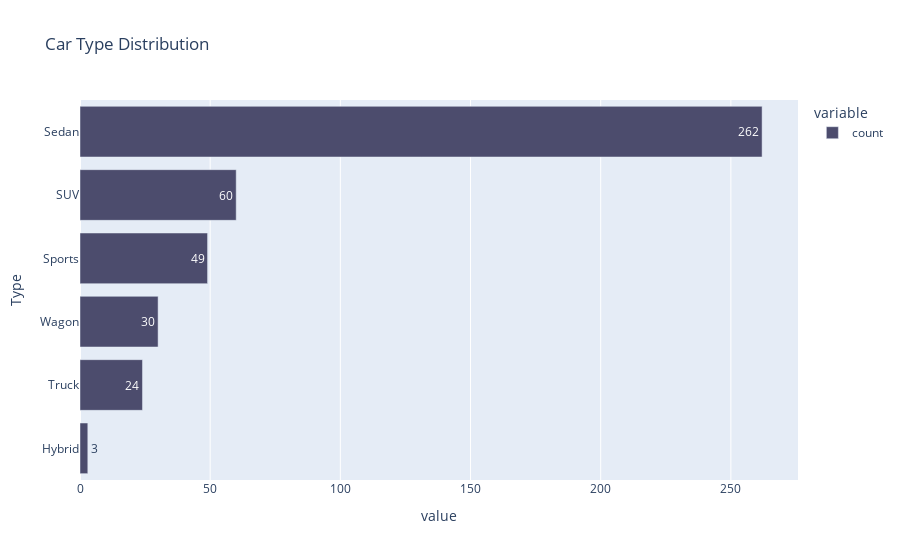

The notebook cell saved with this chart:
### Code cell
fig = px.bar(df.Type.value_counts().sort_values(),orientation='h', title='Car Type Distribution',text_auto=True)
fig.update_traces(marker_color='#4C4C6D')
fig.show()

### Figure 1 — Plotly figure (JSON) as saved in the notebook; plotly's stock layout.template omitted (floating-point values rounded to 4 significant figures)
{"data": [{"alignmentgroup": "True", "hovertemplate": "variable=count<br>value=%{x}<br>Type=%{y}<extra></extra>", "legendgroup": "count", "marker": {"color": "#4C4C6D", "pattern": {"shape": ""}}, "name": "count", "offsetgroup": "count", "orientation": "h", "showlegend": true, "textposition": "auto", "texttemplate": "%{x}", "type": "bar", "x": [3, 24, 30, 49, 60, 262], "xaxis": "x", "y": ["Hybrid", "Truck", "Wagon", "Sports", "SUV", "Sedan"], "yaxis": "y"}], "layout": {"barmode": "relative", "legend": {"title": {"text": "variable"}, "tracegroupgap": 0}, "title": {"text": "Car Type Distribution"}, "xaxis": {"anchor": "y", "domain": [0, 1], "title": {"text": "value"}}, "yaxis": {"anchor": "x", "domain": [0, 1], "title": {"text": "Type"}}}}
